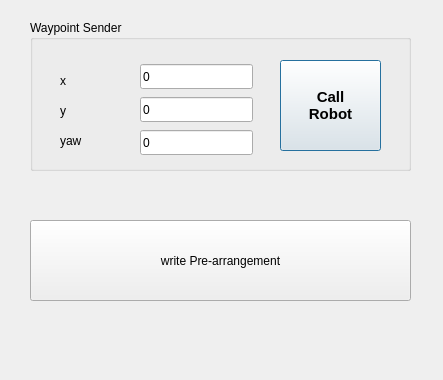
<?xml version="1.0" encoding="UTF-8"?>
<ui version="4.0">
 <class>Dialog</class>
 <widget class="QDialog" name="Dialog">
  <property name="geometry">
   <rect>
    <x>0</x>
    <y>0</y>
    <width>443</width>
    <height>380</height>
   </rect>
  </property>
  <property name="windowTitle">
   <string>Dialog</string>
  </property>
  <widget class="QGroupBox" name="groupBox">
   <property name="geometry">
    <rect>
     <x>30</x>
     <y>20</y>
     <width>381</width>
     <height>151</height>
    </rect>
   </property>
   <property name="title">
    <string>Waypoint Sender</string>
   </property>
   <widget class="QPushButton" name="callRobotButton">
    <property name="geometry">
     <rect>
      <x>250</x>
      <y>40</y>
      <width>101</width>
      <height>91</height>
     </rect>
    </property>
    <property name="font">
     <font>
      <pointsize>11</pointsize>
      <weight>75</weight>
      <bold>true</bold>
     </font>
    </property>
    <property name="text">
     <string>Call
Robot</string>
    </property>
   </widget>
   <widget class="QLabel" name="yy">
    <property name="geometry">
     <rect>
      <x>30</x>
      <y>82</y>
      <width>70</width>
      <height>17</height>
     </rect>
    </property>
    <property name="text">
     <string>y</string>
    </property>
   </widget>
   <widget class="QLabel" name="xx">
    <property name="geometry">
     <rect>
      <x>30</x>
      <y>52</y>
      <width>70</width>
      <height>17</height>
     </rect>
    </property>
    <property name="text">
     <string>x</string>
    </property>
   </widget>
   <widget class="QLineEdit" name="yawLine">
    <property name="geometry">
     <rect>
      <x>110</x>
      <y>110</y>
      <width>113</width>
      <height>25</height>
     </rect>
    </property>
    <property name="text">
     <string>0</string>
    </property>
   </widget>
   <widget class="QLineEdit" name="xLine">
    <property name="geometry">
     <rect>
      <x>110</x>
      <y>44</y>
      <width>113</width>
      <height>25</height>
     </rect>
    </property>
    <property name="text">
     <string>0</string>
    </property>
   </widget>
   <widget class="QLabel" name="zz">
    <property name="geometry">
     <rect>
      <x>30</x>
      <y>112</y>
      <width>70</width>
      <height>17</height>
     </rect>
    </property>
    <property name="text">
     <string>yaw</string>
    </property>
   </widget>
   <widget class="QLineEdit" name="yLine">
    <property name="geometry">
     <rect>
      <x>110</x>
      <y>77</y>
      <width>113</width>
      <height>25</height>
     </rect>
    </property>
    <property name="text">
     <string>0</string>
    </property>
   </widget>
  </widget>
  <widget class="QPushButton" name="pre_arrangement_bt">
   <property name="geometry">
    <rect>
     <x>30</x>
     <y>220</y>
     <width>381</width>
     <height>81</height>
    </rect>
   </property>
   <property name="text">
    <string>write Pre-arrangement</string>
   </property>
  </widget>
 </widget>
 <resources/>
 <connections/>
</ui>
